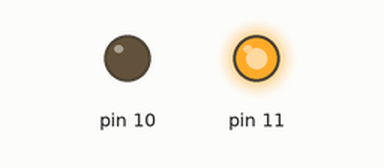
Bench run of a sketch on a simulated Arduino Uno, built with avr-gcc and run on an emulated ATmega328P. Shown: output pins drawn as LEDs (lit = HIGH).

Above: at 1.5 s.
At 4.5 s:
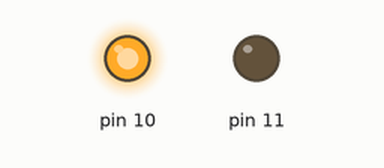
Timing chart, 0 to 7.8 s (numbered marks = the images above):
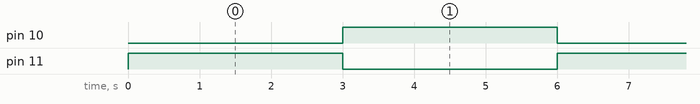

Measured:
- by itself, pin 10, pin 11: alternates HIGH for 3.0 s and LOW for 3.0 s

The sketch:

control_motor.ino
```cpp
void setup() {
// motor positive - digital 10, negative - digital 11
pinMode(11, OUTPUT);
pinMode(10, OUTPUT);
}

void loop() {
// to run clockwise - 10 (connected to positive terminal) - LOW, 11( to negative terminal) - HIGH
digitalWrite(10, LOW);
digitalWrite(11, HIGH);
delay(3000); //wait for 3 sec
// anticlockwise rotation -
digitalWrite(10, HIGH);
digitalWrite(11, LOW);
delay(3000); //wait for 3 sec
}
```
